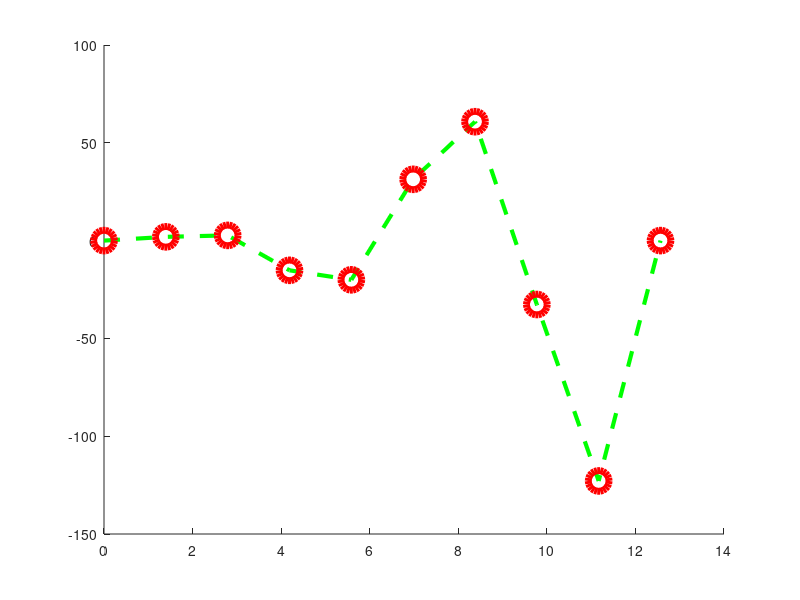

MATLAB code to generate this figure:
x=linspace(0,4*pi,10);
y=x.^2.*sin(x);
figure
hold on
plot(x,y,'g--','LineWidth',3);
plot(x,y,'ro','MarkerSize',15,'LineWidth',5);
